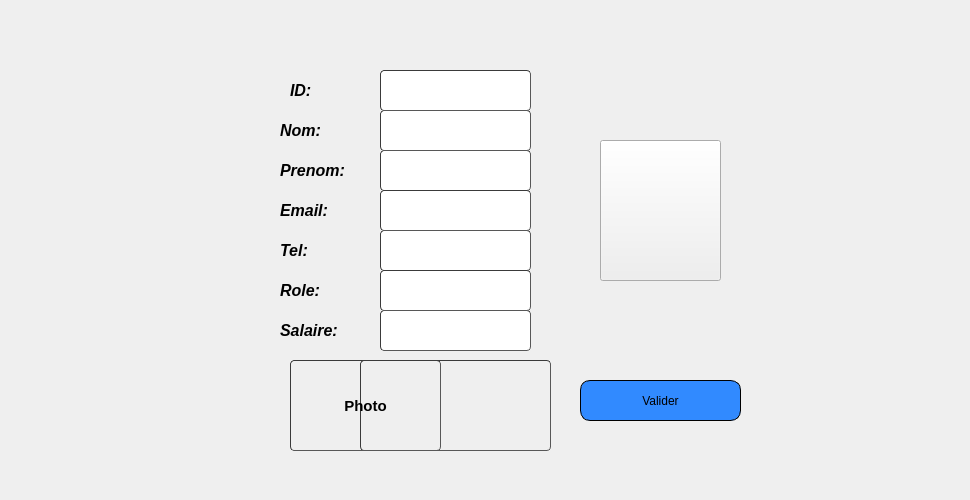
     <widget class="QWidget" name="page">
      <widget class="QLabel" name="text_nb">
       <property name="geometry">
        <rect>
         <x>280</x>
         <y>320</y>
         <width>91</width>
         <height>21</height>
        </rect>
       </property>
       <property name="font">
        <font>
         <pointsize>10</pointsize>
        </font>
       </property>
       <property name="text">
        <string>&lt;html&gt;&lt;head/&gt;&lt;body&gt;&lt;p&gt;&lt;span style=&quot; font-size:12pt; font-weight:600; font-style:italic;&quot;&gt;Salaire:&lt;/span&gt;&lt;/p&gt;&lt;/body&gt;&lt;/html&gt;</string>
       </property>
      </widget>
      <widget class="QLabel" name="text_prix">
       <property name="geometry">
        <rect>
         <x>280</x>
         <y>240</y>
         <width>61</width>
         <height>21</height>
        </rect>
       </property>
       <property name="font">
        <font>
         <pointsize>10</pointsize>
        </font>
       </property>
       <property name="text">
        <string>&lt;html&gt;&lt;head/&gt;&lt;body&gt;&lt;p&gt;&lt;span style=&quot; font-size:12pt; font-weight:600; font-style:italic;&quot;&gt;Tel:&lt;/span&gt;&lt;/p&gt;&lt;/body&gt;&lt;/html&gt;</string>
       </property>
      </widget>
      <widget class="QLabel" name="label_17">
       <property name="geometry">
        <rect>
         <x>290</x>
         <y>80</y>
         <width>51</width>
         <height>21</height>
        </rect>
       </property>
       <property name="font">
        <font>
         <pointsize>10</pointsize>
        </font>
       </property>
       <property name="text">
        <string>&lt;html&gt;&lt;head/&gt;&lt;body&gt;&lt;p&gt;&lt;span style=&quot; font-size:12pt; font-weight:600; font-style:italic;&quot;&gt;ID:&lt;/span&gt;&lt;/p&gt;&lt;/body&gt;&lt;/html&gt;</string>
       </property>
      </widget>
      <widget class="QLineEdit" name="lieu">
       <property name="geometry">
        <rect>
         <x>380</x>
         <y>150</y>
         <width>151</width>
         <height>41</height>
        </rect>
       </property>
       <property name="styleSheet">
        <string notr="true">	border-width: 1px; border-radius: 4px;
	border-color: rgb(58, 58, 58);
	border-style: inset;
	padding: 0 8px;


	selection-color: rgb(60, 63, 65);</string>
       </property>
      </widget>
      <widget class="QLineEdit" name="prix">
       <property name="geometry">
        <rect>
         <x>380</x>
         <y>230</y>
         <width>151</width>
         <height>41</height>
        </rect>
       </property>
       <property name="styleSheet">
        <string notr="true">	border-width: 1px; border-radius: 4px;
	border-color: rgb(58, 58, 58);
	border-style: inset;
	padding: 0 8px;


	selection-color: rgb(60, 63, 65);</string>
       </property>
      </widget>
      <widget class="QLabel" name="text_lieu">
       <property name="geometry">
        <rect>
         <x>280</x>
         <y>160</y>
         <width>91</width>
         <height>21</height>
        </rect>
       </property>
       <property name="font">
        <font>
         <pointsize>10</pointsize>
        </font>
       </property>
       <property name="text">
        <string>&lt;html&gt;&lt;head/&gt;&lt;body&gt;&lt;p&gt;&lt;span style=&quot; font-size:12pt; font-weight:600; font-style:italic;&quot;&gt;Prenom:&lt;/span&gt;&lt;/p&gt;&lt;/body&gt;&lt;/html&gt;</string>
       </property>
      </widget>
      <widget class="QLineEdit" name="nom">
       <property name="geometry">
        <rect>
         <x>380</x>
         <y>110</y>
         <width>151</width>
         <height>41</height>
        </rect>
       </property>
       <property name="styleSheet">
        <string notr="true">	border-width: 1px; border-radius: 4px;
	border-color: rgb(58, 58, 58);
	border-style: inset;
	padding: 0 8px;


	selection-color: rgb(60, 63, 65);</string>
       </property>
      </widget>
      <widget class="QLineEdit" name="date">
       <property name="geometry">
        <rect>
         <x>380</x>
         <y>190</y>
         <width>151</width>
         <height>41</height>
        </rect>
       </property>
       <property name="styleSheet">
        <string notr="true">	border-width: 1px; border-radius: 4px;
	border-color: rgb(58, 58, 58);
	border-style: inset;
	padding: 0 8px;


	selection-color: rgb(60, 63, 65);</string>
       </property>
      </widget>
      <widget class="QLabel" name="text_date">
       <property name="geometry">
        <rect>
         <x>280</x>
         <y>200</y>
         <width>71</width>
         <height>21</height>
        </rect>
       </property>
       <property name="font">
        <font>
         <pointsize>10</pointsize>
        </font>
       </property>
       <property name="text">
        <string>&lt;html&gt;&lt;head/&gt;&lt;body&gt;&lt;p&gt;&lt;span style=&quot; font-size:12pt; font-weight:600; font-style:italic;&quot;&gt;Email:&lt;/span&gt;&lt;/p&gt;&lt;/body&gt;&lt;/html&gt;</string>
       </property>
      </widget>
      <widget class="QPushButton" name="Valider">
       <property name="geometry">
        <rect>
         <x>580</x>
         <y>380</y>
         <width>161</width>
         <height>41</height>
        </rect>
       </property>
       <property name="styleSheet">
        <string notr="true">		border: 1px solid black;
border-radius: 10px;
padding: 0 8px;
background: #318aff;
font: bold, &quot;Arial&quot;;;
text-align:center;

</string>
       </property>
       <property name="text">
        <string>Valider</string>
       </property>
       <property name="icon">
        <iconset resource="projet.qrc">
         <normaloff>:/icons/label.png</normaloff>:/icons/label.png</iconset>
       </property>
       <property name="iconSize">
        <size>
         <width>30</width>
         <height>30</height>
        </size>
       </property>
      </widget>
      <widget class="QLineEdit" name="id">
       <property name="geometry">
        <rect>
         <x>380</x>
         <y>70</y>
         <width>151</width>
         <height>41</height>
        </rect>
       </property>
       <property name="styleSheet">
        <string notr="true">	border-width: 1px; border-radius: 4px;
	border-color: rgb(58, 58, 58);
	border-style: inset;
	padding: 0 8px;


	selection-color: rgb(60, 63, 65);
color: rgb(255, 255, 127);</string>
       </property>
       <property name="echoMode">
        <enum>QLineEdit::Password</enum>
       </property>
      </widget>
      <widget class="QLabel" name="text_nom">
       <property name="geometry">
        <rect>
         <x>280</x>
         <y>120</y>
         <width>61</width>
         <height>21</height>
        </rect>
       </property>
       <property name="font">
        <font>
         <pointsize>10</pointsize>
        </font>
       </property>
       <property name="text">
        <string>&lt;html&gt;&lt;head/&gt;&lt;body&gt;&lt;p&gt;&lt;span style=&quot; font-size:12pt; font-weight:600; font-style:italic;&quot;&gt;Nom:&lt;/span&gt;&lt;/p&gt;&lt;/body&gt;&lt;/html&gt;</string>
       </property>
      </widget>
      <widget class="QLineEdit" name="nb">
       <property name="geometry">
        <rect>
         <x>380</x>
         <y>310</y>
         <width>151</width>
         <height>41</height>
        </rect>
       </property>
       <property name="styleSheet">
        <string notr="true">	border-width: 1px; border-radius: 4px;
	border-color: rgb(58, 58, 58);
	border-style: inset;
	padding: 0 8px;


	selection-color: rgb(60, 63, 65);</string>
       </property>
      </widget>
      <widget class="QPushButton" name="event">
       <property name="geometry">
        <rect>
         <x>600</x>
         <y>140</y>
         <width>121</width>
         <height>141</height>
        </rect>
       </property>
       <property name="styleSheet">
        <string notr="true">gridline-color: rgb(0, 0, 0);</string>
       </property>
       <property name="text">
        <string/>
       </property>
       <property name="icon">
        <iconset resource="projet.qrc">
         <normaloff>:/icons/skills.png</normaloff>:/icons/skills.png</iconset>
       </property>
       <property name="iconSize">
        <size>
         <width>101</width>
         <height>81</height>
        </size>
       </property>
       <property name="autoDefault">
        <bool>false</bool>
       </property>
      </widget>
      <widget class="QLineEdit" name="role">
       <property name="geometry">
        <rect>
         <x>380</x>
         <y>270</y>
         <width>151</width>
         <height>41</height>
        </rect>
       </property>
       <property name="styleSheet">
        <string notr="true">	border-width: 1px; border-radius: 4px;
	border-color: rgb(58, 58, 58);
	border-style: inset;
	padding: 0 8px;


	selection-color: rgb(60, 63, 65);</string>
       </property>
      </widget>
      <widget class="QLabel" name="text_nb_2">
       <property name="geometry">
        <rect>
         <x>280</x>
         <y>280</y>
         <width>61</width>
         <height>21</height>
        </rect>
       </property>
       <property name="font">
        <font>
         <pointsize>10</pointsize>
        </font>
       </property>
       <property name="text">
        <string>&lt;html&gt;&lt;head/&gt;&lt;body&gt;&lt;p&gt;&lt;span style=&quot; font-size:12pt; font-weight:600; font-style:italic;&quot;&gt;Role:&lt;/span&gt;&lt;/p&gt;&lt;/body&gt;&lt;/html&gt;</string>
       </property>
      </widget>
      <widget class="QLabel" name="image">
       <property name="geometry">
        <rect>
         <x>360</x>
         <y>360</y>
         <width>191</width>
         <height>91</height>
        </rect>
       </property>
       <property name="styleSheet">
        <string notr="true">	border-width: 1px; border-radius: 4px;
	border-color: rgb(58, 58, 58);
	border-style: inset;
	padding: 0 8px;


	selection-color: rgb(60, 63, 65);</string>
       </property>
       <property name="text">
        <string/>
       </property>
      </widget>
      <widget class="QPushButton" name="push_photo">
       <property name="geometry">
        <rect>
         <x>290</x>
         <y>360</y>
         <width>151</width>
         <height>91</height>
        </rect>
       </property>
       <property name="font">
        <font>
         <pointsize>11</pointsize>
         <weight>75</weight>
         <bold>true</bold>
        </font>
       </property>
       <property name="styleSheet">
        <string notr="true">	border-width: 1px; border-radius: 4px;
	border-color: rgb(58, 58, 58);
	border-style: inset;
	padding: 0 8px;


	selection-color: rgb(60, 63, 65);</string>
       </property>
       <property name="text">
        <string>Photo</string>
       </property>
       <property name="icon">
        <iconset resource="projet.qrc">
         <normaloff>:/icons/gallery.png</normaloff>:/icons/gallery.png</iconset>
       </property>
       <property name="iconSize">
        <size>
         <width>50</width>
         <height>50</height>
        </size>
       </property>
      </widget>
      <widget class="QLabel" name="label_30">
       <property name="geometry">
        <rect>
         <x>220</x>
         <y>30</y>
         <width>551</width>
         <height>431</height>
        </rect>
       </property>
       <property name="text">
        <string/>
       </property>
       <property name="pixmap">
        <pixmap resource="projet.qrc">:/icons/imf.jpg</pixmap>
       </property>
      </widget>
      <widget class="QLabel" name="label_31">
       <property name="geometry">
        <rect>
         <x>10</x>
         <y>0</y>
         <width>951</width>
         <height>491</height>
        </rect>
       </property>
       <property name="text">
        <string/>
       </property>
       <property name="pixmap">
        <pixmap resource="projet.qrc">:/icons/haya.png</pixmap>
       </property>
      </widget>
      <zorder>label_31</zorder>
      <zorder>label_30</zorder>
      <zorder>text_nb</zorder>
      <zorder>text_prix</zorder>
      <zorder>label_17</zorder>
      <zorder>lieu</zorder>
      <zorder>prix</zorder>
      <zorder>text_lieu</zorder>
      <zorder>nom</zorder>
      <zorder>date</zorder>
      <zorder>text_date</zorder>
      <zorder>Valider</zorder>
      <zorder>id</zorder>
      <zorder>text_nom</zorder>
      <zorder>nb</zorder>
      <zorder>event</zorder>
      <zorder>role</zorder>
      <zorder>text_nb_2</zorder>
      <zorder>image</zorder>
      <zorder>push_photo</zorder>
     </widget>
